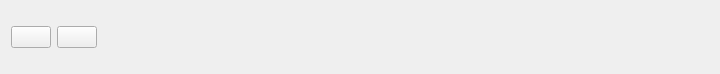
<?xml version="1.0" encoding="UTF-8"?>
<ui version="4.0">
 <class>SpectralImageTools</class>
 <widget class="QWidget" name="SpectralImageTools">
  <property name="geometry">
   <rect>
    <x>0</x>
    <y>0</y>
    <width>720</width>
    <height>74</height>
   </rect>
  </property>
  <property name="windowTitle">
   <string>Form</string>
  </property>
  <layout class="QHBoxLayout" name="horizontalLayout">
   <item>
    <widget class="QPushButton" name="freezeBtn">
     <property name="text">
      <string/>
     </property>
     <property name="icon">
      <iconset resource="../images.qrc">
       <normaloff>:/Buttons/Resurces/Snow_flake_icon.png</normaloff>:/Buttons/Resurces/Snow_flake_icon.png</iconset>
     </property>
     <property name="iconSize">
      <size>
       <width>32</width>
       <height>32</height>
      </size>
     </property>
     <property name="checkable">
      <bool>true</bool>
     </property>
    </widget>
   </item>
   <item>
    <widget class="QPushButton" name="captureBtn">
     <property name="text">
      <string/>
     </property>
     <property name="icon">
      <iconset resource="../images.qrc">
       <normaloff>:/Buttons/Resurces/Save-icon.png</normaloff>:/Buttons/Resurces/Save-icon.png</iconset>
     </property>
     <property name="iconSize">
      <size>
       <width>32</width>
       <height>32</height>
      </size>
     </property>
    </widget>
   </item>
   <item>
    <widget class="CameraSimplePropertiesW" name="cameraPropertiesW" native="true">
     <property name="sizePolicy">
      <sizepolicy hsizetype="Preferred" vsizetype="Preferred">
       <horstretch>1</horstretch>
       <verstretch>0</verstretch>
      </sizepolicy>
     </property>
    </widget>
   </item>
  </layout>
 </widget>
 <customwidgets>
  <customwidget>
   <class>CameraSimplePropertiesW</class>
   <extends>QWidget</extends>
   <header>camerasimplepropertiesw.h</header>
   <container>1</container>
  </customwidget>
 </customwidgets>
 <resources>
  <include location="../images.qrc"/>
 </resources>
 <connections/>
</ui>
